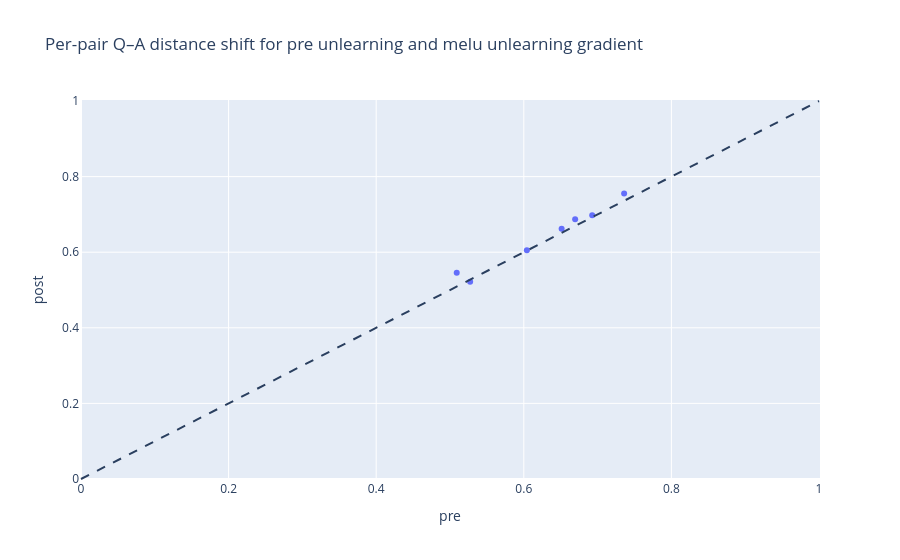

Notebook cell for this chart:
### Code cell
import plotly.express as px

# histogram of change
px.histogram(dist_wide, x="delta", nbins=30,
             title="Δ Cosine distance (post – pre)").add_vline(x=0)

# scatter pre vs post
fig = px.scatter(dist_wide, x="pre", y="post",
                 title="Per-pair Q–A distance shift for pre unlearning and melu unlearning gradient")
fig.add_shape(type="line", x0=0, y0=0, x1=1, y1=1,
              line=dict(dash="dash"))
fig.update_layout(xaxis_title="pre", yaxis_title="post")
fig.show()

### Figure 1 — Plotly figure (JSON) as saved in the notebook; plotly's stock layout.template omitted (floating-point values rounded to 4 significant figures)
{"data": [{"hovertemplate": "pre=%{x}<br>post=%{y}<extra></extra>", "legendgroup": "", "marker": {"color": "#636efa", "symbol": "circle"}, "mode": "markers", "name": "", "orientation": "v", "showlegend": false, "type": "scatter", "x": [0.6696, 0.5273, 0.7359, 0.6041, 0.5091, 0.6513, 0.6927], "xaxis": "x", "y": [0.6873, 0.5219, 0.755, 0.6048, 0.5459, 0.6619, 0.6978], "yaxis": "y"}], "layout": {"legend": {"tracegroupgap": 0}, "shapes": [{"line": {"dash": "dash"}, "type": "line", "x0": 0, "x1": 1, "y0": 0, "y1": 1}], "title": {"text": "Per-pair Q–A distance shift for pre unlearning and melu unlearning gradient"}, "xaxis": {"anchor": "y", "domain": [0, 1], "title": {"text": "pre"}}, "yaxis": {"anchor": "x", "domain": [0, 1], "title": {"text": "post"}}}}
